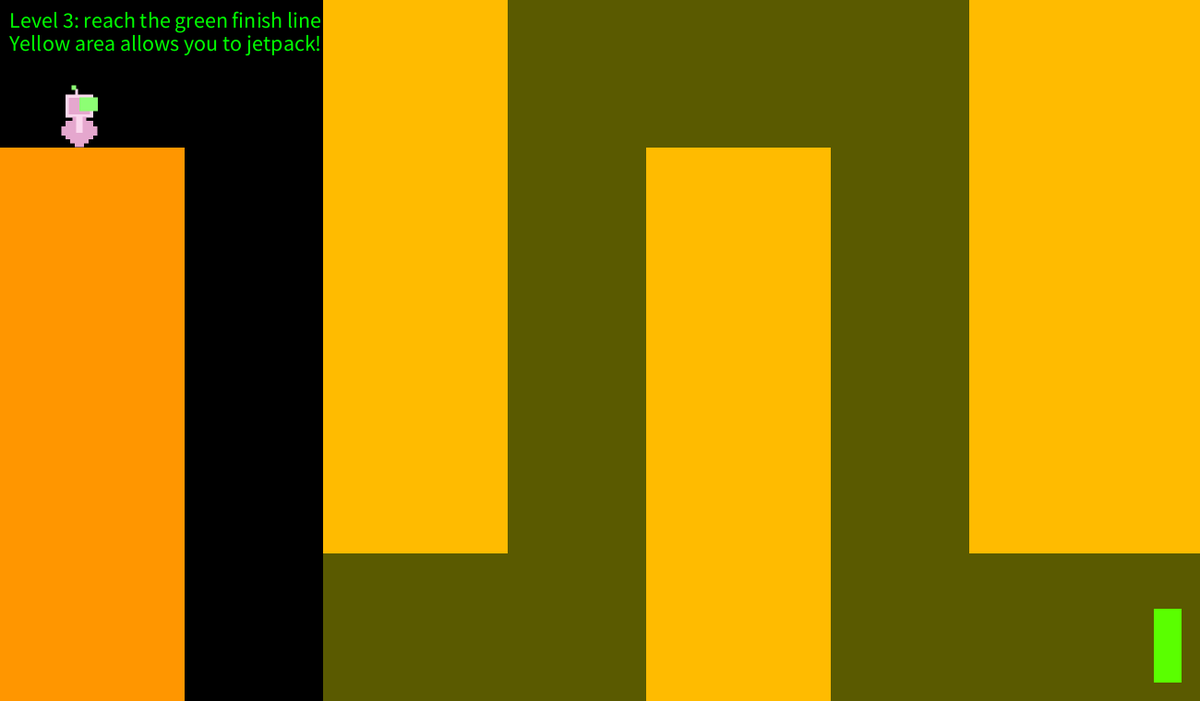
Frame 1 (no input)
Frame 60 (the mouse pressed at the canvas centre just before this capture): identical to frame 1, image omitted
Frame 120 (the mouse held since frame 60 and released just before this capture): identical to frame 1, image omitted

The Processing sketch that drew this single still picture (run headless with seeded random() and noise(); from frame 60 on, the mouse is pressed at the canvas centre):

// Processing sketch: GiveUpRobotSP1
// ── GiveUpRobotSP1.pde
Robot robot;
Portal portal;
ExitGate exitGate;
Jetpack jetpack;

int robotSpeed = 5;
float gravity = 0.6;
float jumpStrength = -16; // How high the robot jumps
float jumpSpeed = 0; // How fast robot jumps - initially at 0
boolean leftArrowPressed = false;
boolean rightArrowPressed = false;
boolean upArrowPressed = false;
boolean onGround = false;
int currentLevel = 3;
boolean levelCompleted = false;

ArrayList<Platform> platforms;

void setup() {
  size(1300, 760);
  textSize(24);

  robot = new Robot(width/15, height-50);
  loadLevel(currentLevel);
}

void loadLevel(int level){
  platforms = new ArrayList<Platform>();
  
  if (level == 1){
    platforms.add(new Platform(150, height - 100, 100, 20));
    platforms.add(new Platform(300, height - 280, 150, 280));
    platforms.add(new Platform(600, height - 280, 100, 280));
    platforms.add(new Platform(900, height - 360, 100, 360));
    
    exitGate = new ExitGate(width - 50, height - 100, 30, 80);
  }
  else if (level == 2){
    robot.x = width/15;
    robot.y = height - 50;
    platforms.add(new Platform(150, height - 100, 100, 20));
    platforms.add(new Platform(300, height - 280, 150, 280));
    platforms.add(new Platform(1070, height - 620, 330, 700));
    
    portal = new Portal(800, height-80, 45, 80, 1100, height - 700);
    
    exitGate = new ExitGate(width - 45, height - 700, 45, 80);
  }
  else if (level == 3){
    robot.x = width/15;
    robot.y = height - 645;
    platforms.add(new Platform(0, height-600, 200, 600));
    platforms.add(new Platform(350, -300, 200, 900));
    platforms.add(new Platform(700, height-600, 200, 600));
    platforms.add(new Platform(1050, -300, 300, 900));
    exitGate = new ExitGate(width - 50, height - 100, 30, 80);
    jetpack = new Jetpack(350, 0, width, height);
    
  }
}

void draw() {
  background(0);
  robotMovement();
  robot.display();
  //checkJetpack();

  // Display platforms
  for (Platform p : platforms) {
    p.display();
  }
  if (portal != null){
    portal.display();
  }
  
  if (exitGate != null) exitGate.display();
    fill(0, 255, 0);
    text("Level " + currentLevel + ": reach the green finish line", 10, 30);
  
  if (currentLevel == 1){
    text("Use left and right arrow key to move", 10, 55);
    text("Use up arrow key to jump!", 10, 80);
  }
  if (currentLevel == 2){
    text("Walk through the blue portal to teleport", 10, 55);
  }
  if (currentLevel == 3){
     text("Yellow area allows you to jetpack!", 10, 55);
     jetpack.display();
  }
  
  checkExitGate();
  checkPortal();
}

void checkExitGate() {
  if (exitGate != null && exitGate.isCrossed(robot)) {
    currentLevel++;
    loadLevel(currentLevel);
  }
}

void checkPortal() {
  if (portal != null && robot.x > portal.x && robot.x < portal.x + portal.w
      && robot.y > portal.y && robot.y < portal.y + portal.h) {
        robot.x = portal.targetLocationX;
        robot.y = portal.targetLocationY;
  }
}

void checkJetpack(){
   if (jetpack.isActivated(robot)){
      if (upArrowPressed){
         jumpSpeed = jumpSpeed-1;
         onGround = true;
      }
      else {
         jumpSpeed += gravity * 0.2; 
      }
      onGround = false;
   }
}

// ── ExitGate.pde
class ExitGate{
   float x, y, w, h;
 
   ExitGate(float x, float y, float w, float h){
    this.x = x;
    this.y = y;
    this.w = w;
    this.h = h;
  
 }
   void display(){
     fill(0, 255, 0);
     rect(x, y, w, h);
   }
    boolean isCrossed(Robot robot){
     return (robot.x > x && robot.x < x + w && robot.y > y && robot.y < y + h); 
    }
}

// ── Jetpack.pde
class Jetpack {
  float x, y, w, h;

  
  Jetpack(float x, float y, float w, float h) {
    this.x = x;
    this.y = y;
    this.w = w;
    this.h = h;
  }

  void display() {
    fill(255, 255, 0, 90);
    rect(x, y, w, h);
  }

  boolean isActivated(Robot robot) {
    return (robot.x > x && robot.x < x + w && robot.y > y && robot.y < y + h);
  }
}

// ── Platform.pde
class Platform {
  float x, y, w, h;
  
  Platform(float x, float y, float w, float h){
     this.x = x;
     this.y = y;
     this.w = w;
     this.h = h;
   
  }
  void display() {
     fill(255, 150, 0); // Platform color
     rectMode(CORNER);
     rect(x, y, w, h); // Draws the platform
    }
}

// ── Portal.pde
class Portal{
 float x, y, w, h;
 float targetLocationX, targetLocationY;
 
 Portal(float x, float y, float w, float h, float targetLocationX, float targetLocationY){
   this.x = x;
   this.y = y;
   this.w = w;
   this.h = h;
   this.targetLocationX = targetLocationX;
   this.targetLocationY = targetLocationY;
 }
 void display(){
   fill(38, 162, 237, 150);
   rectMode(CORNER);
   rect(x, y, w, h);
   rect(targetLocationX, targetLocationY, w, h);
 }
 boolean isCrossed(Robot robot){
   return (robot.x > x && robot.x < x + w && robot.y > y && robot.y < y + h); 
 }
}

// ── Robot.pde
// Define the Robot class
class Robot {
  float x, y; // Position of the robot

  // Constructor to initialize the position
  Robot(float x, float y) {
    this.x = x;
    this.y = y;
  }

  // Method to display the robot
  void display() {
    rectMode(CENTER);
    
    // Draw Robot's head
    if (facingRight){
      noStroke();
      fill(250, 215, 237);
      rect(x, y, 30, 25); // Head
      rect(x - 3, y - 15, 3, 7); // Antenna 
      fill(141, 255, 116);
      rect(x - 6, y - 20, 5, 5); // Green square by antenna
      fill(229, 167, 206);
      rect(x, y, 23, 18); // Face
      fill(141, 255, 116);
      rect(x + 10, y - 2, 20, 15); // Visor
  
      // Draw Robot's body
      fill(229, 167, 206);
      rect(x, y + 26, 30, 20); // Body
      rect(x - 5, y + 14, 5, 5); // Left pixel on neck
      rect(x + 5, y + 14, 5, 5); // Right pixel on neck
      rect(x - 17, y + 27, 5, 10); // Left arm
      rect(x + 17, y + 27, 5, 10); // Right arm
      rect(x, y + 38, 20, 5); // Lower body rect
      rect(x, y + 42, 10, 5); // Feet
      fill(250, 215, 237);
      rect(x, y + 20, 7, 18); // Neck
    }
    else{
        noStroke();
        fill(250, 215, 237);
        rect(x, y, 30, 25); // Head
        rect(x + 3, y - 15, 3, 7); // Antenna
        fill(141, 255, 116);
        rect(x + 6, y - 20, 5, 5); // Green square by antenna
        fill(229, 167, 206);
        rect(x, y, 23, 18); // Face
        fill(141, 255, 116);
        rect(x - 10, y - 2, 20, 15); // Visor
        fill(229, 167, 206);
        rect(x, y + 26, 30, 20); // Body
        rect(x + 5, y + 14, 5, 5); // Right pixel on neck
        rect(x - 5, y + 14, 5, 5); // Left pixel on neck
        rect(x + 17, y + 27, 5, 10); // Right arm
        rect(x - 17, y + 27, 5, 10); // Left arm
        rect(x, y + 38, 20, 5); // Lower body rect
        rect(x, y + 42, 10, 5); // Feet
        fill(250, 215, 237);
        rect(x, y + 20, 7, 18); // Neck
    }
  }
}
  void keyPressed() {
    if (keyCode == LEFT) {
        leftArrowPressed = true;
    }
    if (keyCode == RIGHT) {
        rightArrowPressed = true;
    }
    if (keyCode == UP && onGround){
        upArrowPressed = true; 
    }
}

void keyReleased() {
    if (keyCode == LEFT) {
        leftArrowPressed = false;
    }
    if (keyCode == RIGHT) {
        rightArrowPressed = false;
    }
    if (keyCode == UP){
        upArrowPressed = false; 
    }
}
boolean facingRight = true;
void robotMovement() {
    // Horizontal movement
    if (leftArrowPressed && !rightArrowPressed) {
        robot.x -= robotSpeed; 
        facingRight = false;
    }
    else if (rightArrowPressed && !leftArrowPressed) {
        robot.x += robotSpeed;
        facingRight = true;
    }
    
    if (jetpack.isActivated(robot)){
        checkJetpack();
    } else{
    
     // Jump
    if (upArrowPressed){
        jumpSpeed = jumpStrength;
        onGround = true;
        upArrowPressed = false;
    }
    jumpSpeed += gravity;
    }
    
    
    
    // Applies gravity to jumpSpeed
    //jumpSpeed += gravity;
    robot.y += jumpSpeed;
    
    checkCollision();
    
    // Checking if robot is on the ground
    if (robot.y >= height - 45){
     robot.y = height - 45;
     jumpSpeed = 0;
     onGround = true;
    }

      //checkJetpack();
}

void checkCollision(){
  onGround = false;

  for (Platform p : platforms){
    // Check overlaps with platform p
    if (robot.x < 20 + p.x + p.w && robot.x + 20 > p.x && // Check horizontal overlap
        robot.y < p.y + p.h + 10 && robot.y + 45 > p.y) {  // Check vertical overlap
      // Calculate overlaps
      float overlapX = min(robot.x + 20 - p.x, p.x + p.w - robot.x);
      float overlapY = min(robot.y + 45 - p.y, p.y + p.h+10 - robot.y);

      if (overlapX < overlapY) {
        // Horizontal collision to the left: stop movement
        if (robot.x < 20 + p.x + p.w / 2) {
          robot.x = p.x - 20;
        } else { // Horizontal collision to the right: stop movement
          robot.x = p.x + p.w + 20;
        }
      } else {
        // Vertical collision: stop vertical movement
        if (robot.y < p.y) {
          // Robot is landing on top of the platform
          robot.y = p.y - 45;  // Updates robot position to be on top of platform
          jumpSpeed = 0;
          onGround = true;
        } else {
          // Robot is hitting the bottom of the platform
          robot.y = p.y + p.h+10;
        }
      }
    }
    // for debugging collision between robot and platform
  // println("Robot X: " + robot.x + "Platform X : " + p.x); 
  }
}
